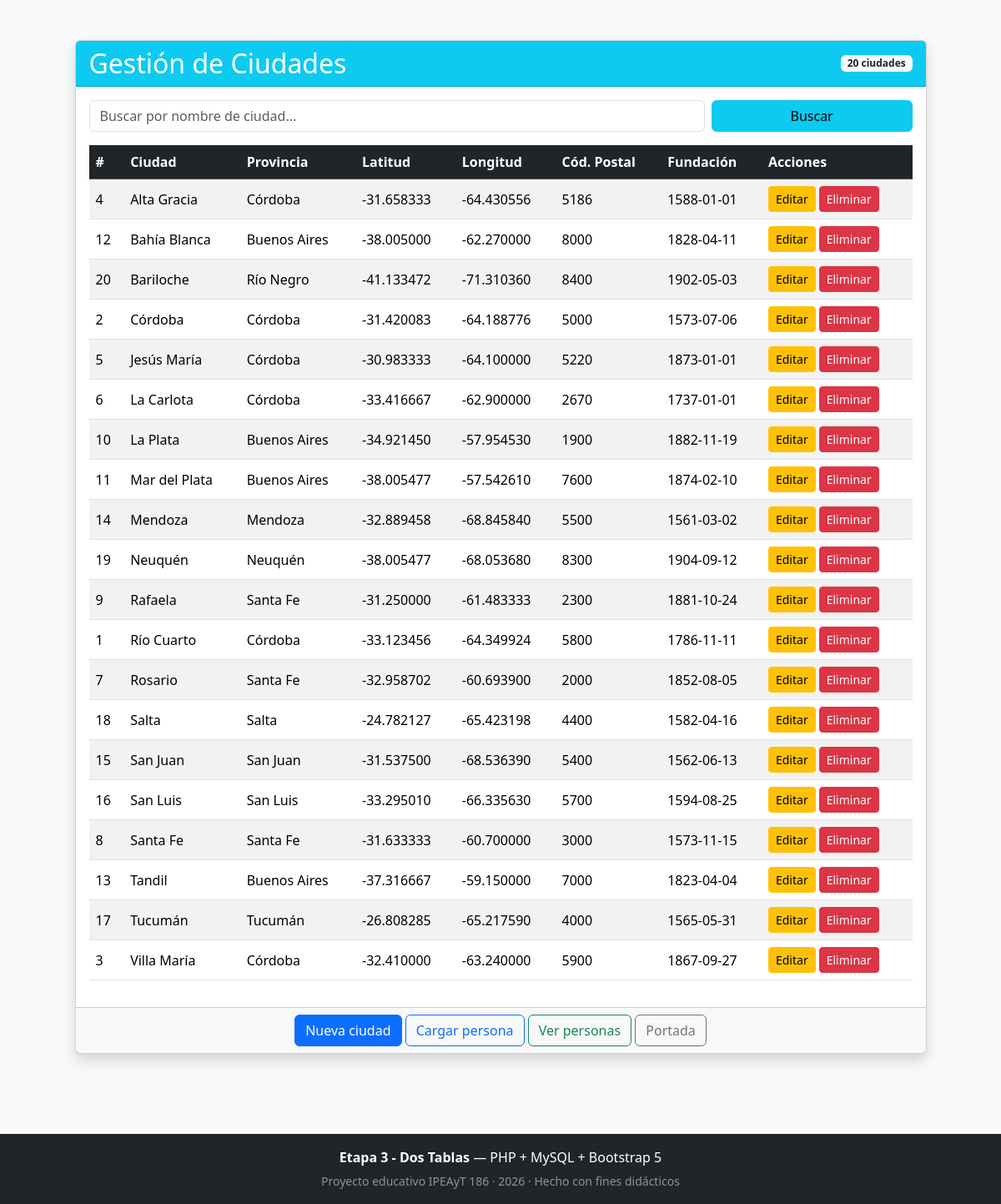
/src/ciudad/viewCiudad.php, run on the app's committed database.
### tables this page shows
CREATE TABLE IF NOT EXISTS ciudades (
     
    id INT AUTO_INCREMENT PRIMARY KEY,

     
    nombre VARCHAR(100) NOT NULL,
    provincia VARCHAR(100) NOT NULL,

     
     
    latitud DECIMAL(9,6),

     
     
    longitud DECIMAL(10,6),

     
    codigo_postal VARCHAR(10),

     
    descripcion TEXT,

     
    fecha_fundacion DATE
);

### lib/bd/gestionBaseDatos.php (called while the page is built, shortened)
<?php
function obtenerTodasLasCiudades($conexion, $busqueda = '') {
    $sql = "SELECT * FROM ciudades";
    $parametros = [];
    $sql .= " ORDER BY nombre ASC";
    $stmt = $conexion->prepare($sql);
    $stmt->execute($parametros);
    return $stmt->fetchAll(PDO::FETCH_ASSOC);
}

### src/ciudad/viewCiudad.php (the view, shortened to what this page needs)
<?php
require_once '../../lib/bd/gestionBaseDatos.php';
require_once '../../lib/html/funcionesHTML.php';
$conexion = obtenerConexion();
$busqueda = isset($_GET['busqueda']) ? trim($_GET['busqueda']) : '';
$ciudades = obtenerTodasLasCiudades($conexion, $busqueda);
?>
<!DOCTYPE html>
<html lang="es">
<head>
    <link href="https://cdn.jsdelivr.net/npm/bootstrap@5.3.3/dist/css/bootstrap.min.css" rel="stylesheet">
</head>
<body class="bg-light">
    <div class="container py-5">
        <div class="row justify-content-center">
            <div class="col-md-11">
                <div class="card shadow">
                    <div class="card-header bg-info text-white d-flex justify-content-between align-items-center">
                        <h2 class="mb-0">Gestión de Ciudades</h2>
                        <span class="badge bg-light text-dark"><?php echo count($ciudades); ?> ciudades</span>
                    </div>
                    <div class="card-body">
                        <form method="GET" action="viewCiudad.php" class="row g-2 mb-3">
                            <div class="col-md-9">
                                <input type="text" name="busqueda" class="form-control"
                                       placeholder="Buscar por nombre de ciudad..."
                                       value="<?php echo htmlspecialchars($busqueda); ?>">
                            </div>
                            <div class="col-md-3">
                                <button type="submit" class="btn btn-info w-100">Buscar</button>
                            </div>
                        </form>
                        <?php if (empty($ciudades)): ?>
                            <div class="alert alert-info">
                                <?php echo ($busqueda !== '') ? 'No se encontraron ciudades con ese nombre.' : 'No hay ciudades cargadas. Use el botón "Nueva ciudad".'; ?>
                            </div>
                        <?php else: ?>
                        <div class="table-responsive">
                            <table class="table table-striped table-hover align-middle">
                                <thead class="table-dark">
                                    <tr>
                                        <th>#</th>
                                        <th>Ciudad</th>
                                        <th>Provincia</th>
                                        <th>Latitud</th>
                                        <th>Longitud</th>
                                        <th>Cód. Postal</th>
                                        <th>Fundación</th>
                                        <th>Acciones</th>
                                    </tr>
                                </thead>
                                <tbody>
                                    <?php foreach ($ciudades as $ciudad): ?>
                                    <tr>
                                        <td><?php echo $ciudad['id']; ?></td>
                                        <td><?php echo htmlspecialchars($ciudad['nombre']); ?></td>
                                        <td><?php echo htmlspecialchars($ciudad['provincia']); ?></td>
                                        <td><?php echo htmlspecialchars($ciudad['latitud']); ?></td>
                                        <td><?php echo htmlspecialchars($ciudad['longitud']); ?></td>
                                        <td><?php echo htmlspecialchars($ciudad['codigo_postal']); ?></td>
                                        <td><?php echo htmlspecialchars($ciudad['fecha_fundacion']); ?></td>
                                        <td>
                                            <div class="d-flex gap-1">
                                                <a href="editCiudad.php?id=<?php echo $ciudad['id']; ?>"
                                                   class="btn btn-warning btn-sm">Editar</a>
                                                <form action="gestionCiudad.php" method="POST" class="d-inline"
                                                      onsubmit="return confirm('¿Seguro que deseas eliminar esta ciudad?');">
                                                    <button type="submit" class="btn btn-danger btn-sm">Eliminar</button>
                                                </form>
                                            </div>
                                        </td>
                                    </tr>
                                    <?php endforeach; ?>
                                </tbody>
                            </table>
                        </div>
                        <?php endif; ?>
                    </div>
                    <div class="card-footer text-center">
                        <a href="editCiudad.php" class="btn btn-primary">Nueva ciudad</a>
                        <a href="../persona/editPersona.php" class="btn btn-outline-primary">Cargar persona</a>
                        <a href="../persona/viewPersona.php" class="btn btn-outline-success">Ver personas</a>
                        <a href="../../index.php" class="btn btn-outline-secondary">Portada</a>
                    </div>
                </div>
            </div>
        </div>
    </div>
    <?php piePagina(); ?>
</body>
</html>

### lib/html/funcionesHTML.php (shortened to what this page needs)
<?php
function piePagina() {
    $anio = date('Y');
    echo '
    <footer class="bg-dark text-white text-center py-3 mt-5">
        <div class="container">
            <p class="mb-1">
                <strong>Etapa 3 - Dos Tablas</strong> &mdash; PHP + MySQL + Bootstrap 5
            </p>
            <small class="text-white-50">
                Proyecto educativo IPEAyT 186 &middot; ' . $anio . ' &middot; Hecho con fines didácticos
            </small>
        </div>
    </footer>
    ';
}

### data on the page
ciudades: id "4", nombre "Alta Gracia", provincia "Córdoba", latitud "-31.658333", longitud "-64.430556", codigo_postal "5186", fecha_fundacion "1588-01-01"
ciudades: id "12", nombre "Bahía Blanca", provincia "Buenos Aires", latitud "-38.005000", longitud "-62.270000", codigo_postal "8000", fecha_fundacion "1828-04-11"
ciudades: id "20", nombre "Bariloche", provincia "Río Negro", latitud "-41.133472", longitud "-71.310360", codigo_postal "8400", fecha_fundacion "1902-05-03"
ciudades: id "2", nombre "Córdoba", provincia "Córdoba", latitud "-31.420083", longitud "-64.188776", codigo_postal "5000", fecha_fundacion "1573-07-06"
ciudades: id "5", nombre "Jesús María", provincia "Córdoba", latitud "-30.983333", longitud "-64.100000", codigo_postal "5220", fecha_fundacion "1873-01-01"
ciudades: id "6", nombre "La Carlota", provincia "Córdoba", latitud "-33.416667", longitud "-62.900000", codigo_postal "2670", fecha_fundacion "1737-01-01"
ciudades: id "10", nombre "La Plata", provincia "Buenos Aires", latitud "-34.921450", longitud "-57.954530", codigo_postal "1900", fecha_fundacion "1882-11-19"
ciudades: id "11", nombre "Mar del Plata", provincia "Buenos Aires", latitud "-38.005477", longitud "-57.542610", codigo_postal "7600", fecha_fundacion "1874-02-10"
ciudades: id "14", nombre "Mendoza", provincia "Mendoza", latitud "-32.889458", longitud "-68.845840", codigo_postal "5500", fecha_fundacion "1561-03-02"
ciudades: id "19", nombre "Neuquén", provincia "Neuquén", latitud "-38.005477", longitud "-68.053680", codigo_postal "8300", fecha_fundacion "1904-09-12"
ciudades: id "9", nombre "Rafaela", provincia "Santa Fe", latitud "-31.250000", longitud "-61.483333", codigo_postal "2300", fecha_fundacion "1881-10-24"
ciudades: id "1", nombre "Río Cuarto", provincia "Córdoba", latitud "-33.123456", longitud "-64.349924", codigo_postal "5800", fecha_fundacion "1786-11-11"
ciudades: id "7", nombre "Rosario", provincia "Santa Fe", latitud "-32.958702", longitud "-60.693900", codigo_postal "2000", fecha_fundacion "1852-08-05"
ciudades: id "18", nombre "Salta", provincia "Salta", latitud "-24.782127", longitud "-65.423198", codigo_postal "4400", fecha_fundacion "1582-04-16"
ciudades: id "15", nombre "San Juan", provincia "San Juan", latitud "-31.537500", longitud "-68.536390", codigo_postal "5400", fecha_fundacion "1562-06-13"
ciudades: id "16", nombre "San Luis", provincia "San Luis", latitud "-33.295010", longitud "-66.335630", codigo_postal "5700", fecha_fundacion "1594-08-25"
ciudades: id "8", nombre "Santa Fe", provincia "Santa Fe", latitud "-31.633333", longitud "-60.700000", codigo_postal "3000", fecha_fundacion "1573-11-15"
ciudades: id "13", nombre "Tandil", provincia "Buenos Aires", latitud "-37.316667", longitud "-59.150000", codigo_postal "7000", fecha_fundacion "1823-04-04"
ciudades: id "17", nombre "Tucumán", provincia "Tucumán", latitud "-26.808285", longitud "-65.217590", codigo_postal "4000", fecha_fundacion "1565-05-31"
ciudades: id "3", nombre "Villa María", provincia "Córdoba", latitud "-32.410000", longitud "-63.240000", codigo_postal "5900", fecha_fundacion "1867-09-27"

### other printed values
count($ciudades) "20"
